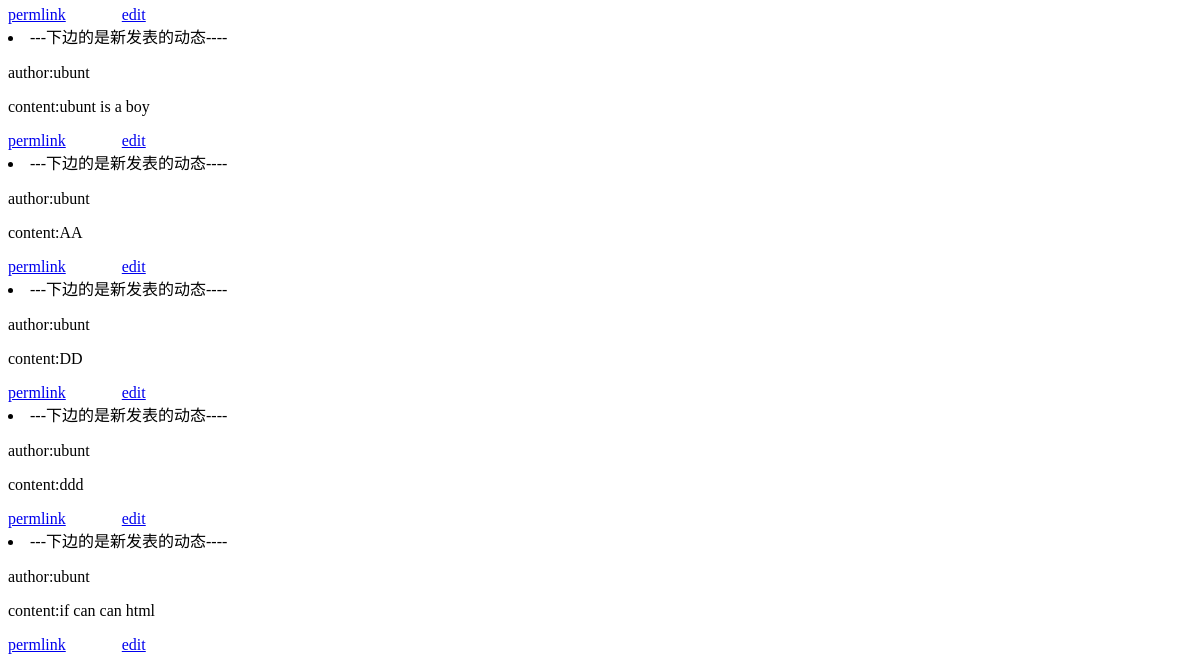
/comments/index/ (signed in, lower part), run on an earlier commit of the app's database.
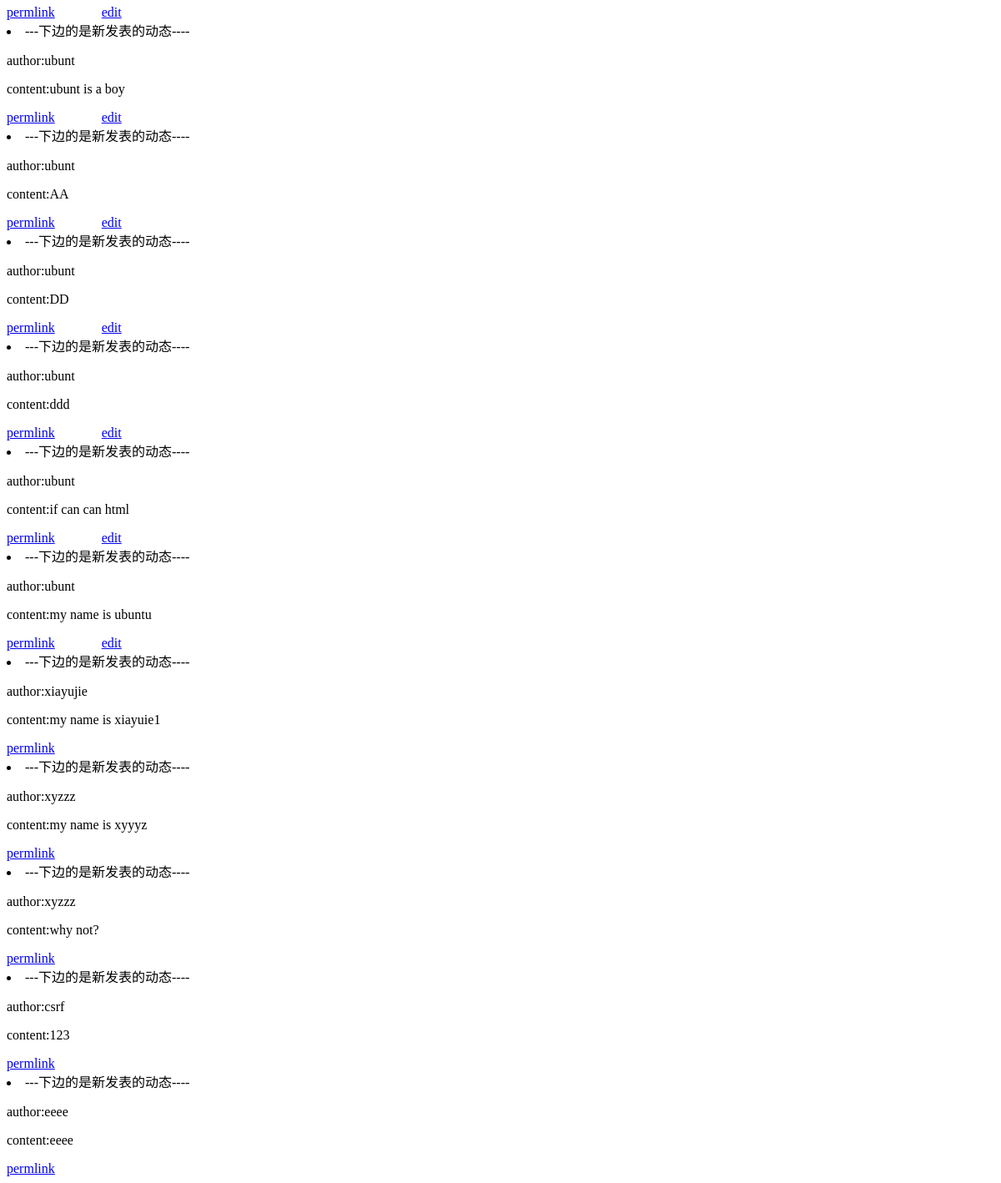
And on a later commit of the database.
### comments/models.py (models this page shows)
class Post(models.Model):
    id = models.IntegerField(primary_key=True)
    body = models.TextField()
    author = models.ForeignKey('User', on_delete=models.CASCADE)  # 默认关联到User的主键

class User(models.Model):
    username = models.CharField(max_length=20)
    id = models.IntegerField(primary_key=True)

### comments/views.py (the view, shortened to what this page needs)
# urls.py: path('index/',views.index,name='index'),
def index(request):
    is_login = request.session.get('is_login', False)
    if is_login is False:  # 如果没有登录,跳转到登录界面
        return redirect('/comments/login/')
    if is_login:  # 如果已经登录
        posts = Post.objects.all()  # 注意:这里是显示所有的动态页面:
        return render(request, 'index.html', {'form': request.session.get('username'), 'posts': posts, })

### News/templates/index.html (shortened to what this page needs)
<!DOCTYPE html>
<html lang="en">
<head>
</head>
<body>
    {% block content %}
<div>
    {% for post in posts %}
        <li>---下边的是新发表的动态----
            <p>author:{{post.author.username}}</p>
            <p>content:{{post.body}}</p>
        </li>
        <a href="/News/post/{{post.id}}">permlink</a>
        {% if post.author.id == request.session.user_id %}
            <a href="/News/edit/{{post.id}}">edit</a>
        {% endif %}
        <br/>
    {% endfor %}
</div>
{% endblock %}
</body>
</html>

What changed in the data, as far as the page shows it:
added Post: author.username "ubunt", body "my name is ubuntu"
added Post: author.username "xiayujie", body "my name is xiayuie1"
added Post: author.username "xyzzz", body "my name is xyyyz"
added Post: author.username "xyzzz", body "why not?"
added Post: author.username "csrf", body "123"
added Post: author.username "eeee", body "eeee"
